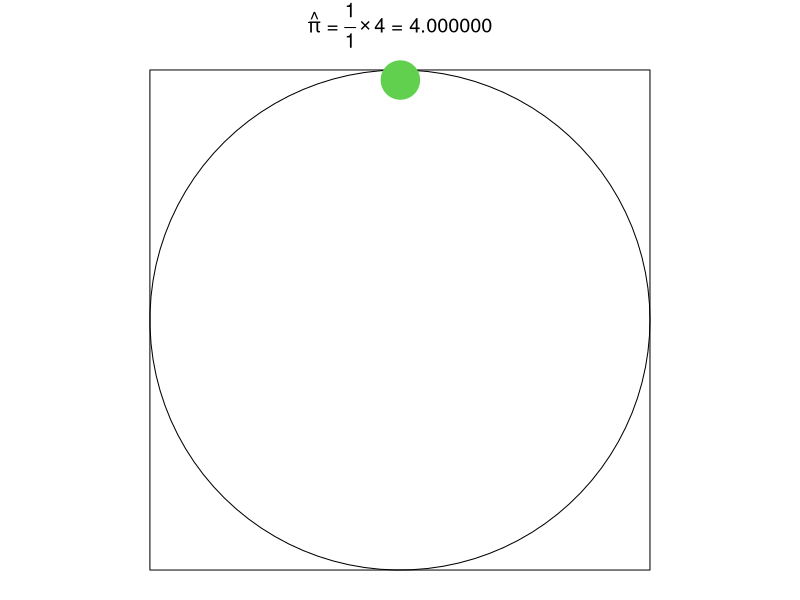
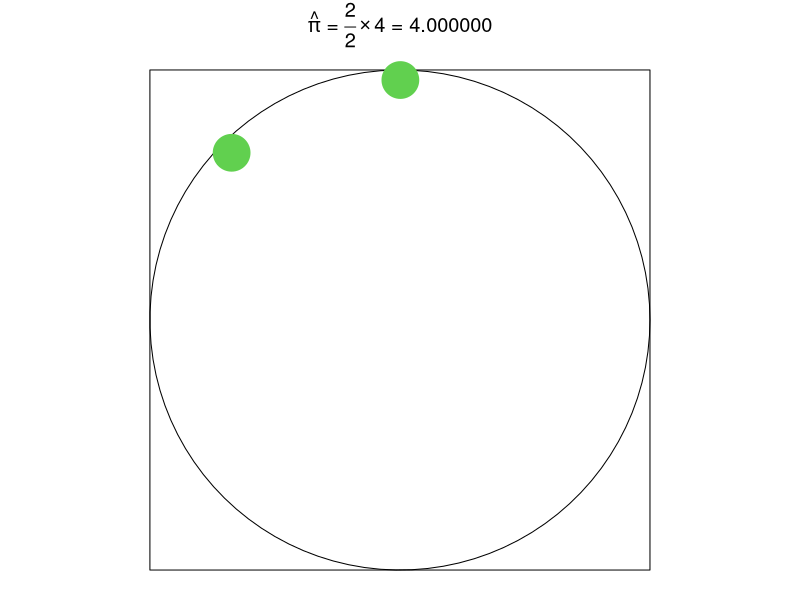
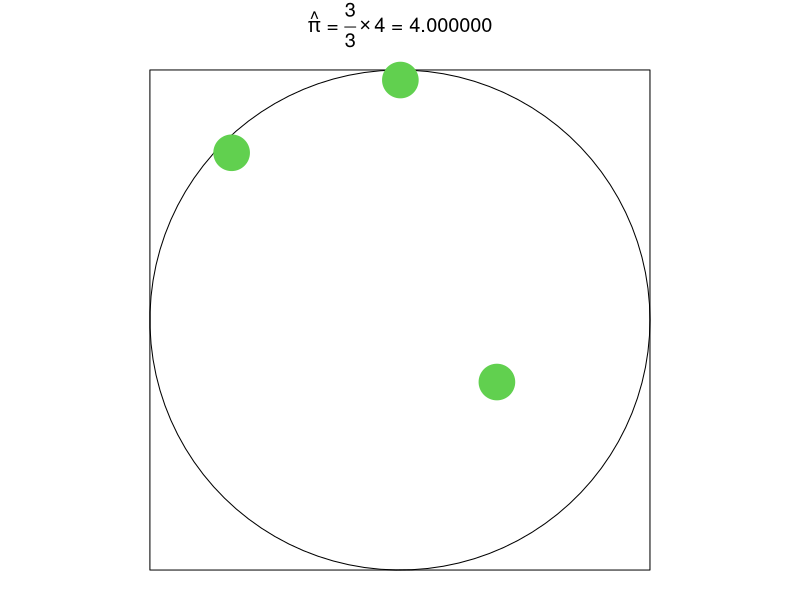
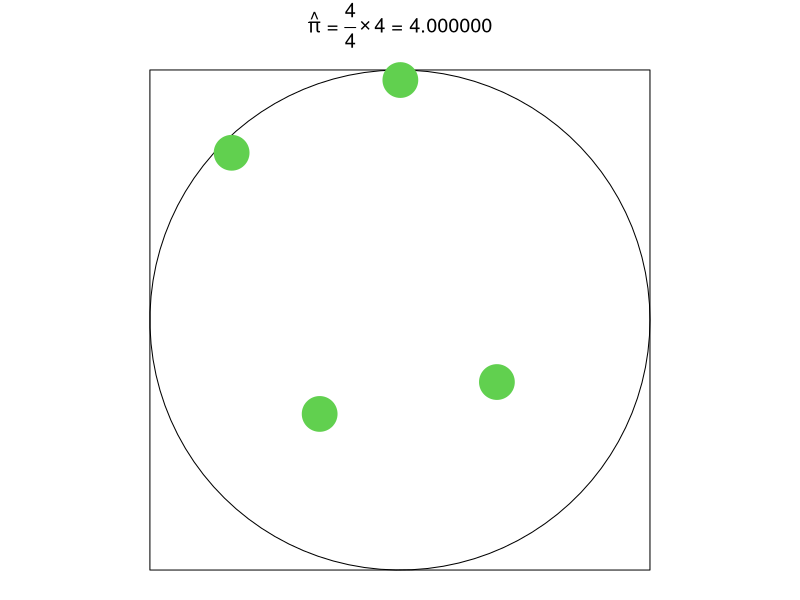
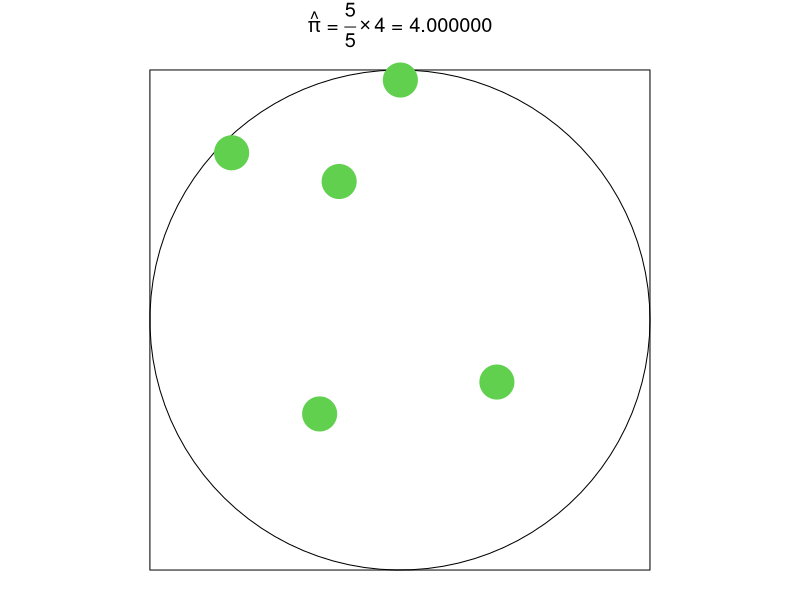
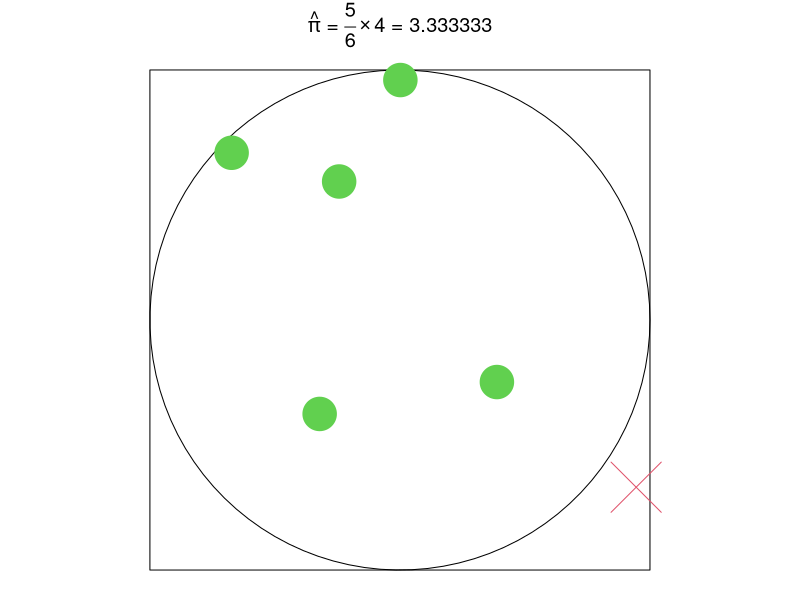
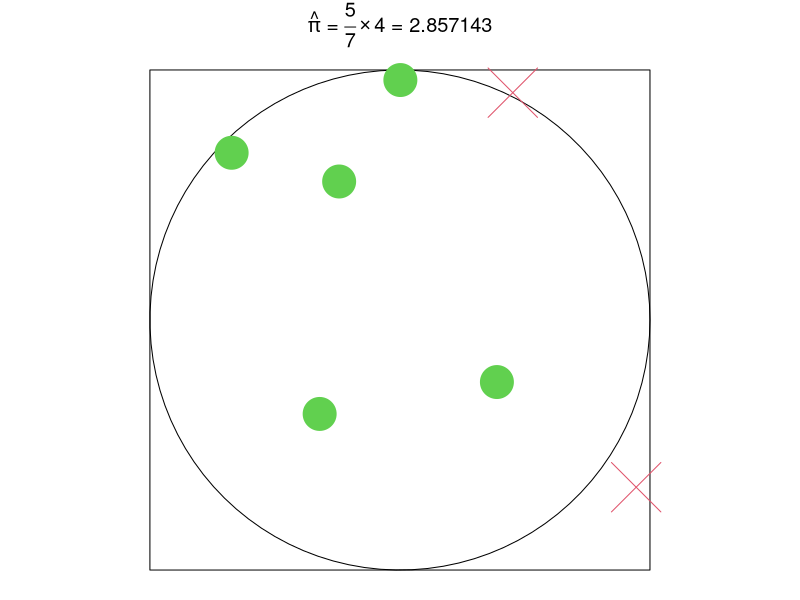
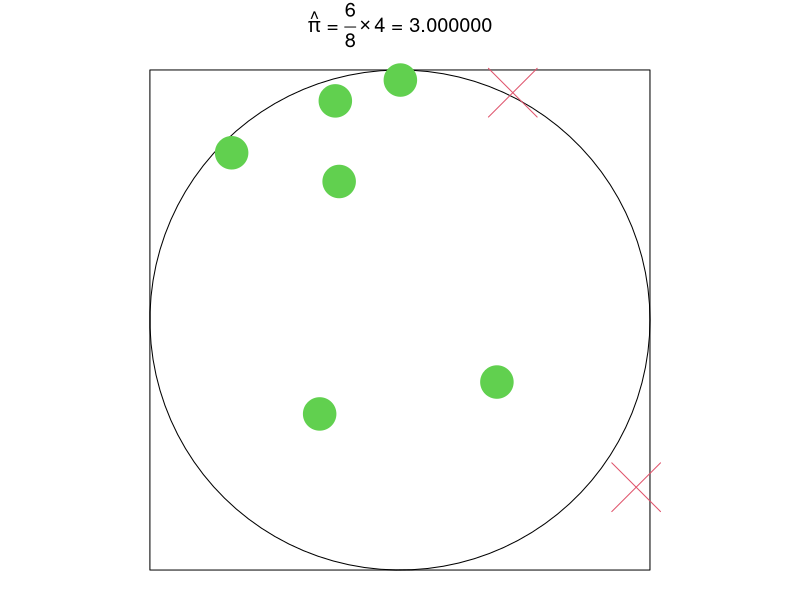

These figures' R source, in order: (Note: a time limit stopped this script after it produced the figures.)
estimate_pi = function(n = 1000) {
  par(pty = "s", mar = c(0.5, 0.5, 2.5, 0.5))

  # estimate pi by calculating the proportion of points inside the unit circle
  x = runif(n, min = -1, max = 1)
  y = runif(n, min = -1, max = 1)
  inside = (x^2 + y^2) <= 1

  # draw the circle
  theta = seq(0, 2 * pi, length.out = 100)
  xt = cos(theta); yt = sin(theta)

  for (i in seq_len(n)) {
    i_in = head(inside, i)
    n_in = sum(i_in)
    plot(
      xt, yt, axes = FALSE, asp = 1,
      type = "l", bty = "n", xlab = "", ylab = "",
      main = substitute(
        paste(hat(pi), ' = ', frac(n, N) %*% 4, ' = ', pi_hat),
        list(n = n_in, N = i, pi_hat = sprintf('%6f', n_in / i * 4))
      )
    )
    rect(-1, -1, 1, 1)
    points(
      head(x, i), head(y, i), cex = 10 - (i/n)^.2 * 9.2,
      col = i_in + 2, pch = ifelse(i_in, 20, 4)
    )
    dev.flush()
    Sys.sleep(.05)
  }
}

estimate_pi()
